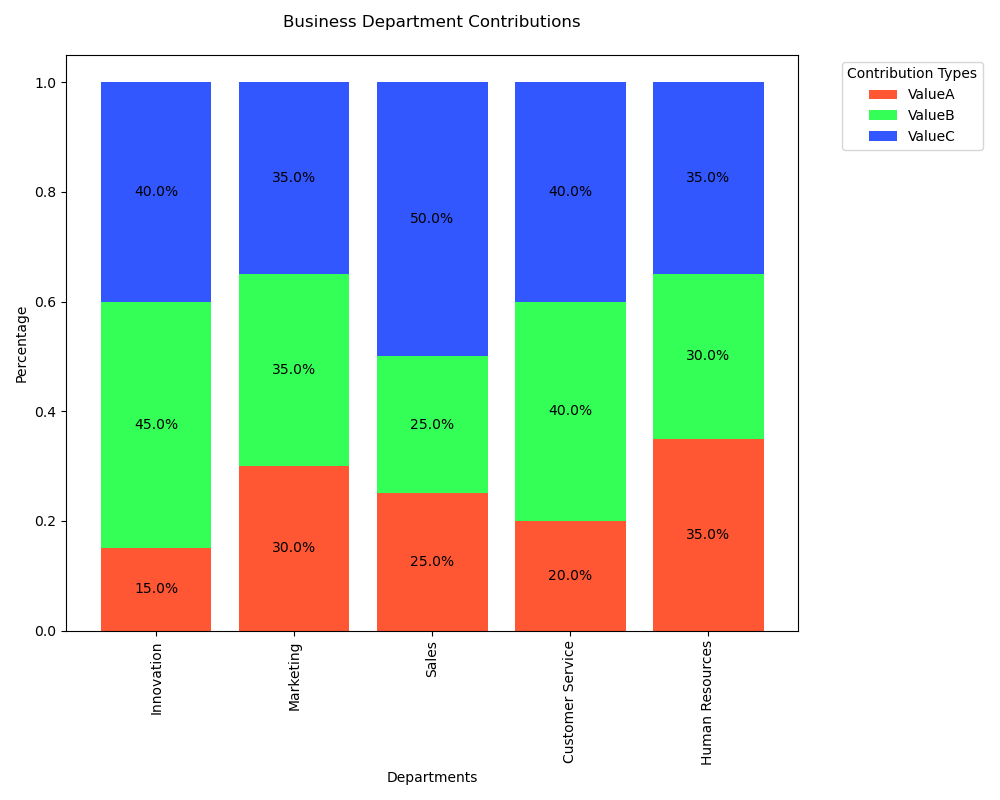

Recreate this plot in Python.

import matplotlib.pyplot as plt
import seaborn as sns
import pandas as pd

data = {
    'Topic': ['Innovation', 'Marketing', 'Sales', 'Customer Service', 'Human Resources'],
    'ValueA': [15, 30, 25, 20, 35],
    'ValueB': [45, 35, 25, 40, 30],
    'ValueC': [40, 35, 50, 40, 35],
}

df = pd.DataFrame(data)

df_percentage = df.set_index('Topic')
df_percentage = df_percentage.divide(df_percentage.sum(axis=1), axis=0)

fig, ax = plt.subplots(figsize=(10, 8))
df_percentage.plot(kind='bar', stacked=True, color=['#FF5733', '#33FF57', '#3357FF'], ax=ax, width=0.8)

for n in df_percentage:
    for i, (cs, ab, pc) in enumerate(zip(df_percentage.iloc[:, :].cumsum(1)[n], 
                                          df_percentage[n], df_percentage[n])):
        if pc > 0:
            plt.text(i, cs - ab / 2, str(round(pc * 100, 1)) + '%', va='center', ha='center', fontsize=10)

plt.title('Business Department Contributions', pad=20)
ax.set_ylabel('Percentage')
ax.set_xlabel('Departments')
plt.legend(title='Contribution Types', bbox_to_anchor=(1.05, 1), loc='upper left')

plt.tight_layout()
plt.show()
